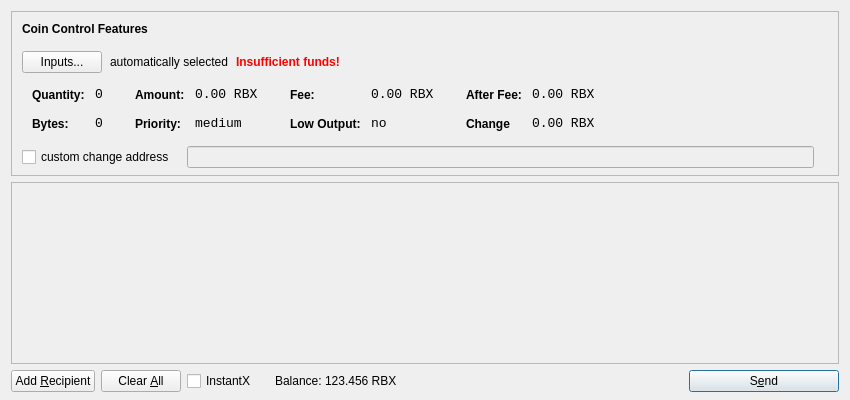
<?xml version="1.0" encoding="UTF-8"?>
<ui version="4.0">
 <class>SendCoinsDialog</class>
 <widget class="QDialog" name="SendCoinsDialog">
  <property name="geometry">
   <rect>
    <x>0</x>
    <y>0</y>
    <width>850</width>
    <height>400</height>
   </rect>
  </property>
  <property name="windowTitle">
   <string>Send Coins</string>
  </property>
  <property name="styleSheet">
   <string notr="true"/>
  </property>
  <layout class="QVBoxLayout" name="verticalLayout" stretch="0,1,0">
   <property name="bottomMargin">
    <number>8</number>
   </property>
   <item>
    <widget class="QFrame" name="frameCoinControl">
     <property name="sizePolicy">
      <sizepolicy hsizetype="Expanding" vsizetype="Expanding">
       <horstretch>0</horstretch>
       <verstretch>0</verstretch>
      </sizepolicy>
     </property>
     <property name="maximumSize">
      <size>
       <width>16777215</width>
       <height>16777215</height>
      </size>
     </property>
     <property name="frameShape">
      <enum>QFrame::StyledPanel</enum>
     </property>
     <property name="frameShadow">
      <enum>QFrame::Sunken</enum>
     </property>
     <layout class="QVBoxLayout" name="verticalLayoutCoinControl2">
      <property name="spacing">
       <number>6</number>
      </property>
      <property name="leftMargin">
       <number>0</number>
      </property>
      <property name="topMargin">
       <number>0</number>
      </property>
      <property name="rightMargin">
       <number>0</number>
      </property>
      <property name="bottomMargin">
       <number>6</number>
      </property>
      <item>
       <layout class="QVBoxLayout" name="verticalLayoutCoinControl" stretch="0,0,0,0,1">
        <property name="spacing">
         <number>0</number>
        </property>
        <property name="leftMargin">
         <number>10</number>
        </property>
        <property name="topMargin">
         <number>10</number>
        </property>
        <item>
         <layout class="QHBoxLayout" name="horizontalLayoutCoinControl1">
          <property name="bottomMargin">
           <number>15</number>
          </property>
          <item>
           <widget class="QLabel" name="labelCoinControlFeatures">
            <property name="sizePolicy">
             <sizepolicy hsizetype="Preferred" vsizetype="Maximum">
              <horstretch>0</horstretch>
              <verstretch>0</verstretch>
             </sizepolicy>
            </property>
            <property name="font">
             <font>
              <weight>75</weight>
              <bold>true</bold>
             </font>
            </property>
            <property name="styleSheet">
             <string notr="true">font-weight:bold;</string>
            </property>
            <property name="text">
             <string>Coin Control Features</string>
            </property>
           </widget>
          </item>
         </layout>
        </item>
        <item>
         <layout class="QHBoxLayout" name="horizontalLayoutCoinControl2" stretch="0,0,0,0">
          <property name="spacing">
           <number>8</number>
          </property>
          <property name="bottomMargin">
           <number>10</number>
          </property>
          <item>
           <widget class="QPushButton" name="pushButtonCoinControl">
            <property name="styleSheet">
             <string notr="true"/>
            </property>
            <property name="text">
             <string>Inputs...</string>
            </property>
           </widget>
          </item>
          <item>
           <widget class="QLabel" name="labelCoinControlAutomaticallySelected">
            <property name="text">
             <string>automatically selected</string>
            </property>
            <property name="margin">
             <number>5</number>
            </property>
           </widget>
          </item>
          <item>
           <widget class="QLabel" name="labelCoinControlInsuffFunds">
            <property name="font">
             <font>
              <weight>75</weight>
              <bold>true</bold>
             </font>
            </property>
            <property name="styleSheet">
             <string notr="true">color:red;font-weight:bold;</string>
            </property>
            <property name="text">
             <string>Insufficient funds!</string>
            </property>
            <property name="margin">
             <number>5</number>
            </property>
           </widget>
          </item>
          <item>
           <spacer name="horizontalSpacerCoinControl">
            <property name="orientation">
             <enum>Qt::Horizontal</enum>
            </property>
            <property name="sizeHint" stdset="0">
             <size>
              <width>40</width>
              <height>1</height>
             </size>
            </property>
           </spacer>
          </item>
         </layout>
        </item>
        <item>
         <widget class="QWidget" name="widgetCoinControl" native="true">
          <property name="sizePolicy">
           <sizepolicy hsizetype="Preferred" vsizetype="Preferred">
            <horstretch>0</horstretch>
            <verstretch>0</verstretch>
           </sizepolicy>
          </property>
          <property name="minimumSize">
           <size>
            <width>0</width>
            <height>0</height>
           </size>
          </property>
          <property name="styleSheet">
           <string notr="true"/>
          </property>
          <layout class="QHBoxLayout" name="horizontalLayoutCoinControl5">
           <property name="leftMargin">
            <number>0</number>
           </property>
           <property name="topMargin">
            <number>0</number>
           </property>
           <property name="rightMargin">
            <number>0</number>
           </property>
           <property name="bottomMargin">
            <number>0</number>
           </property>
           <item>
            <layout class="QHBoxLayout" name="horizontalLayoutCoinControl3" stretch="0,0,0,1">
             <property name="spacing">
              <number>20</number>
             </property>
             <property name="topMargin">
              <number>0</number>
             </property>
             <property name="bottomMargin">
              <number>10</number>
             </property>
             <item>
              <layout class="QFormLayout" name="formLayoutCoinControl1">
               <property name="horizontalSpacing">
                <number>10</number>
               </property>
               <property name="verticalSpacing">
                <number>14</number>
               </property>
               <property name="leftMargin">
                <number>10</number>
               </property>
               <property name="topMargin">
                <number>4</number>
               </property>
               <property name="rightMargin">
                <number>6</number>
               </property>
               <item row="0" column="0">
                <widget class="QLabel" name="labelCoinControlQuantityText">
                 <property name="styleSheet">
                  <string notr="true">font-weight:bold;</string>
                 </property>
                 <property name="text">
                  <string>Quantity:</string>
                 </property>
                 <property name="margin">
                  <number>0</number>
                 </property>
                </widget>
               </item>
               <item row="0" column="1">
                <widget class="QLabel" name="labelCoinControlQuantity">
                 <property name="font">
                  <font>
                   <family>Monospace</family>
                   <pointsize>10</pointsize>
                  </font>
                 </property>
                 <property name="cursor">
                  <cursorShape>IBeamCursor</cursorShape>
                 </property>
                 <property name="contextMenuPolicy">
                  <enum>Qt::ActionsContextMenu</enum>
                 </property>
                 <property name="text">
                  <string>0</string>
                 </property>
                 <property name="margin">
                  <number>0</number>
                 </property>
                 <property name="textInteractionFlags">
                  <set>Qt::LinksAccessibleByMouse|Qt::TextSelectableByKeyboard|Qt::TextSelectableByMouse</set>
                 </property>
                </widget>
               </item>
               <item row="1" column="0">
                <widget class="QLabel" name="labelCoinControlBytesText">
                 <property name="styleSheet">
                  <string notr="true">font-weight:bold;</string>
                 </property>
                 <property name="text">
                  <string>Bytes:</string>
                 </property>
                </widget>
               </item>
               <item row="1" column="1">
                <widget class="QLabel" name="labelCoinControlBytes">
                 <property name="font">
                  <font>
                   <family>Monospace</family>
                   <pointsize>10</pointsize>
                  </font>
                 </property>
                 <property name="cursor">
                  <cursorShape>IBeamCursor</cursorShape>
                 </property>
                 <property name="contextMenuPolicy">
                  <enum>Qt::ActionsContextMenu</enum>
                 </property>
                 <property name="text">
                  <string>0</string>
                 </property>
                 <property name="textInteractionFlags">
                  <set>Qt::LinksAccessibleByMouse|Qt::TextSelectableByKeyboard|Qt::TextSelectableByMouse</set>
                 </property>
                </widget>
               </item>
              </layout>
             </item>
             <item>
              <layout class="QFormLayout" name="formLayoutCoinControl2">
               <property name="horizontalSpacing">
                <number>10</number>
               </property>
               <property name="verticalSpacing">
                <number>14</number>
               </property>
               <property name="leftMargin">
                <number>6</number>
               </property>
               <property name="topMargin">
                <number>4</number>
               </property>
               <property name="rightMargin">
                <number>6</number>
               </property>
               <item row="0" column="0">
                <widget class="QLabel" name="labelCoinControlAmountText">
                 <property name="styleSheet">
                  <string notr="true">font-weight:bold;</string>
                 </property>
                 <property name="text">
                  <string>Amount:</string>
                 </property>
                 <property name="margin">
                  <number>0</number>
                 </property>
                </widget>
               </item>
               <item row="0" column="1">
                <widget class="QLabel" name="labelCoinControlAmount">
                 <property name="font">
                  <font>
                   <family>Monospace</family>
                   <pointsize>10</pointsize>
                  </font>
                 </property>
                 <property name="cursor">
                  <cursorShape>IBeamCursor</cursorShape>
                 </property>
                 <property name="contextMenuPolicy">
                  <enum>Qt::ActionsContextMenu</enum>
                 </property>
                 <property name="text">
                  <string>0.00 RBX</string>
                 </property>
                 <property name="textInteractionFlags">
                  <set>Qt::LinksAccessibleByMouse|Qt::TextSelectableByKeyboard|Qt::TextSelectableByMouse</set>
                 </property>
                </widget>
               </item>
               <item row="1" column="0">
                <widget class="QLabel" name="labelCoinControlPriorityText">
                 <property name="styleSheet">
                  <string notr="true">font-weight:bold;</string>
                 </property>
                 <property name="text">
                  <string>Priority:</string>
                 </property>
                </widget>
               </item>
               <item row="1" column="1">
                <widget class="QLabel" name="labelCoinControlPriority">
                 <property name="font">
                  <font>
                   <family>Monospace</family>
                   <pointsize>10</pointsize>
                  </font>
                 </property>
                 <property name="cursor">
                  <cursorShape>IBeamCursor</cursorShape>
                 </property>
                 <property name="contextMenuPolicy">
                  <enum>Qt::ActionsContextMenu</enum>
                 </property>
                 <property name="text">
                  <string>medium</string>
                 </property>
                 <property name="textInteractionFlags">
                  <set>Qt::LinksAccessibleByMouse|Qt::TextSelectableByKeyboard|Qt::TextSelectableByMouse</set>
                 </property>
                </widget>
               </item>
              </layout>
             </item>
             <item>
              <layout class="QFormLayout" name="formLayoutCoinControl3">
               <property name="horizontalSpacing">
                <number>10</number>
               </property>
               <property name="verticalSpacing">
                <number>14</number>
               </property>
               <property name="leftMargin">
                <number>6</number>
               </property>
               <property name="topMargin">
                <number>4</number>
               </property>
               <property name="rightMargin">
                <number>6</number>
               </property>
               <item row="0" column="0">
                <widget class="QLabel" name="labelCoinControlFeeText">
                 <property name="styleSheet">
                  <string notr="true">font-weight:bold;</string>
                 </property>
                 <property name="text">
                  <string>Fee:</string>
                 </property>
                 <property name="margin">
                  <number>0</number>
                 </property>
                </widget>
               </item>
               <item row="0" column="1">
                <widget class="QLabel" name="labelCoinControlFee">
                 <property name="font">
                  <font>
                   <family>Monospace</family>
                   <pointsize>10</pointsize>
                  </font>
                 </property>
                 <property name="cursor">
                  <cursorShape>IBeamCursor</cursorShape>
                 </property>
                 <property name="contextMenuPolicy">
                  <enum>Qt::ActionsContextMenu</enum>
                 </property>
                 <property name="text">
                  <string>0.00 RBX</string>
                 </property>
                 <property name="textInteractionFlags">
                  <set>Qt::LinksAccessibleByMouse|Qt::TextSelectableByKeyboard|Qt::TextSelectableByMouse</set>
                 </property>
                </widget>
               </item>
               <item row="1" column="0">
                <widget class="QLabel" name="labelCoinControlLowOutputText">
                 <property name="styleSheet">
                  <string notr="true">font-weight:bold;</string>
                 </property>
                 <property name="text">
                  <string>Low Output:</string>
                 </property>
                </widget>
               </item>
               <item row="1" column="1">
                <widget class="QLabel" name="labelCoinControlLowOutput">
                 <property name="font">
                  <font>
                   <family>Monospace</family>
                   <pointsize>10</pointsize>
                  </font>
                 </property>
                 <property name="cursor">
                  <cursorShape>IBeamCursor</cursorShape>
                 </property>
                 <property name="contextMenuPolicy">
                  <enum>Qt::ActionsContextMenu</enum>
                 </property>
                 <property name="text">
                  <string>no</string>
                 </property>
                 <property name="textInteractionFlags">
                  <set>Qt::LinksAccessibleByMouse|Qt::TextSelectableByKeyboard|Qt::TextSelectableByMouse</set>
                 </property>
                </widget>
               </item>
              </layout>
             </item>
             <item>
              <layout class="QFormLayout" name="formLayoutCoinControl4">
               <property name="horizontalSpacing">
                <number>10</number>
               </property>
               <property name="verticalSpacing">
                <number>14</number>
               </property>
               <property name="leftMargin">
                <number>6</number>
               </property>
               <property name="topMargin">
                <number>4</number>
               </property>
               <property name="rightMargin">
                <number>6</number>
               </property>
               <item row="0" column="0">
                <widget class="QLabel" name="labelCoinControlAfterFeeText">
                 <property name="styleSheet">
                  <string notr="true">font-weight:bold;</string>
                 </property>
                 <property name="text">
                  <string>After Fee:</string>
                 </property>
                 <property name="margin">
                  <number>0</number>
                 </property>
                </widget>
               </item>
               <item row="0" column="1">
                <widget class="QLabel" name="labelCoinControlAfterFee">
                 <property name="font">
                  <font>
                   <family>Monospace</family>
                   <pointsize>10</pointsize>
                  </font>
                 </property>
                 <property name="cursor">
                  <cursorShape>IBeamCursor</cursorShape>
                 </property>
                 <property name="contextMenuPolicy">
                  <enum>Qt::ActionsContextMenu</enum>
                 </property>
                 <property name="text">
                  <string>0.00 RBX</string>
                 </property>
                 <property name="textInteractionFlags">
                  <set>Qt::LinksAccessibleByMouse|Qt::TextSelectableByKeyboard|Qt::TextSelectableByMouse</set>
                 </property>
                </widget>
               </item>
               <item row="1" column="0">
                <widget class="QLabel" name="labelCoinControlChangeText">
                 <property name="styleSheet">
                  <string notr="true">font-weight:bold;</string>
                 </property>
                 <property name="text">
                  <string>Change</string>
                 </property>
                </widget>
               </item>
               <item row="1" column="1">
                <widget class="QLabel" name="labelCoinControlChange">
                 <property name="font">
                  <font>
                   <family>Monospace</family>
                   <pointsize>10</pointsize>
                  </font>
                 </property>
                 <property name="cursor">
                  <cursorShape>IBeamCursor</cursorShape>
                 </property>
                 <property name="contextMenuPolicy">
                  <enum>Qt::ActionsContextMenu</enum>
                 </property>
                 <property name="text">
                  <string>0.00 RBX</string>
                 </property>
                 <property name="textInteractionFlags">
                  <set>Qt::LinksAccessibleByMouse|Qt::TextSelectableByKeyboard|Qt::TextSelectableByMouse</set>
                 </property>
                </widget>
               </item>
              </layout>
             </item>
            </layout>
           </item>
          </layout>
         </widget>
        </item>
        <item>
         <layout class="QHBoxLayout" name="horizontalLayoutCoinControl4" stretch="0,0,0">
          <property name="spacing">
           <number>12</number>
          </property>
          <property name="sizeConstraint">
           <enum>QLayout::SetDefaultConstraint</enum>
          </property>
          <property name="topMargin">
           <number>5</number>
          </property>
          <property name="rightMargin">
           <number>5</number>
          </property>
          <item>
           <widget class="QCheckBox" name="checkBoxCoinControlChange">
            <property name="text">
             <string>custom change address</string>
            </property>
           </widget>
          </item>
          <item>
           <widget class="QLineEdit" name="lineEditCoinControlChange">
            <property name="enabled">
             <bool>false</bool>
            </property>
            <property name="sizePolicy">
             <sizepolicy hsizetype="Expanding" vsizetype="Fixed">
              <horstretch>0</horstretch>
              <verstretch>0</verstretch>
             </sizepolicy>
            </property>
           </widget>
          </item>
          <item>
           <widget class="QLabel" name="labelCoinControlChangeLabel">
            <property name="sizePolicy">
             <sizepolicy hsizetype="Preferred" vsizetype="Expanding">
              <horstretch>0</horstretch>
              <verstretch>0</verstretch>
             </sizepolicy>
            </property>
            <property name="minimumSize">
             <size>
              <width>0</width>
              <height>0</height>
             </size>
            </property>
            <property name="text">
             <string/>
            </property>
            <property name="margin">
             <number>3</number>
            </property>
           </widget>
          </item>
         </layout>
        </item>
        <item>
         <spacer name="verticalSpacerCoinControl">
          <property name="orientation">
           <enum>Qt::Vertical</enum>
          </property>
          <property name="sizeHint" stdset="0">
           <size>
            <width>800</width>
            <height>1</height>
           </size>
          </property>
         </spacer>
        </item>
       </layout>
      </item>
     </layout>
    </widget>
   </item>
   <item>
    <widget class="QScrollArea" name="scrollArea">
     <property name="widgetResizable">
      <bool>true</bool>
     </property>
     <widget class="QWidget" name="scrollAreaWidgetContents">
      <property name="geometry">
       <rect>
        <x>0</x>
        <y>0</y>
        <width>830</width>
        <height>170</height>
       </rect>
      </property>
      <layout class="QVBoxLayout" name="verticalLayout_2">
       <property name="leftMargin">
        <number>0</number>
       </property>
       <property name="topMargin">
        <number>0</number>
       </property>
       <property name="rightMargin">
        <number>0</number>
       </property>
       <property name="bottomMargin">
        <number>0</number>
       </property>
       <item>
        <layout class="QVBoxLayout" name="entries">
         <property name="spacing">
          <number>6</number>
         </property>
        </layout>
       </item>
       <item>
        <spacer name="verticalSpacer">
         <property name="orientation">
          <enum>Qt::Vertical</enum>
         </property>
         <property name="sizeHint" stdset="0">
          <size>
           <width>20</width>
           <height>40</height>
          </size>
         </property>
        </spacer>
       </item>
      </layout>
     </widget>
    </widget>
   </item>
   <item>
    <layout class="QHBoxLayout" name="horizontalLayout">
     <item>
      <widget class="QPushButton" name="addButton">
       <property name="toolTip">
        <string>Send to multiple recipients at once</string>
       </property>
       <property name="text">
        <string>Add &amp;Recipient</string>
       </property>
       <property name="autoDefault">
        <bool>false</bool>
       </property>
      </widget>
     </item>
     <item>
      <widget class="QPushButton" name="clearButton">
       <property name="sizePolicy">
        <sizepolicy hsizetype="Minimum" vsizetype="Fixed">
         <horstretch>0</horstretch>
         <verstretch>0</verstretch>
        </sizepolicy>
       </property>
       <property name="toolTip">
        <string>Remove all transaction fields</string>
       </property>
       <property name="text">
        <string>Clear &amp;All</string>
       </property>
       <property name="autoRepeatDelay">
        <number>300</number>
       </property>
       <property name="autoDefault">
        <bool>false</bool>
       </property>
      </widget>
     </item>
     <item>
      <layout class="QHBoxLayout" name="horizontalLayout_2">
       <property name="spacing">
        <number>3</number>
       </property>
       <item>
        <widget class="QCheckBox" name="checkInstantX">
         <property name="enabled">
          <bool>true</bool>
         </property>
         <property name="minimumSize">
          <size>
           <width>85</width>
           <height>0</height>
          </size>
         </property>
         <property name="text">
          <string>InstantX</string>
         </property>
        </widget>
       </item>
       <item>
        <widget class="QLabel" name="label">
         <property name="sizePolicy">
          <sizepolicy hsizetype="Preferred" vsizetype="Fixed">
           <horstretch>0</horstretch>
           <verstretch>0</verstretch>
          </sizepolicy>
         </property>
         <property name="text">
          <string>Balance:</string>
         </property>
        </widget>
       </item>
       <item>
        <widget class="QLabel" name="labelBalance">
         <property name="sizePolicy">
          <sizepolicy hsizetype="Preferred" vsizetype="Fixed">
           <horstretch>0</horstretch>
           <verstretch>0</verstretch>
          </sizepolicy>
         </property>
         <property name="cursor">
          <cursorShape>IBeamCursor</cursorShape>
         </property>
         <property name="text">
          <string>123.456 RBX</string>
         </property>
         <property name="textInteractionFlags">
          <set>Qt::LinksAccessibleByMouse|Qt::TextSelectableByKeyboard|Qt::TextSelectableByMouse</set>
         </property>
        </widget>
       </item>
      </layout>
     </item>
     <item>
      <spacer name="horizontalSpacer">
       <property name="orientation">
        <enum>Qt::Horizontal</enum>
       </property>
       <property name="sizeHint" stdset="0">
        <size>
         <width>40</width>
         <height>20</height>
        </size>
       </property>
      </spacer>
     </item>
     <item>
      <widget class="QPushButton" name="sendButton">
       <property name="minimumSize">
        <size>
         <width>150</width>
         <height>0</height>
        </size>
       </property>
       <property name="toolTip">
        <string>Confirm the send action</string>
       </property>
       <property name="text">
        <string>S&amp;end</string>
       </property>
       <property name="icon">
        <iconset resource="../bitcoin.qrc">
         <normaloff>:/icons/send</normaloff>:/icons/send</iconset>
       </property>
       <property name="default">
        <bool>true</bool>
       </property>
      </widget>
     </item>
    </layout>
   </item>
  </layout>
 </widget>
 <resources>
  <include location="../bitcoin.qrc"/>
 </resources>
 <connections/>
</ui>
